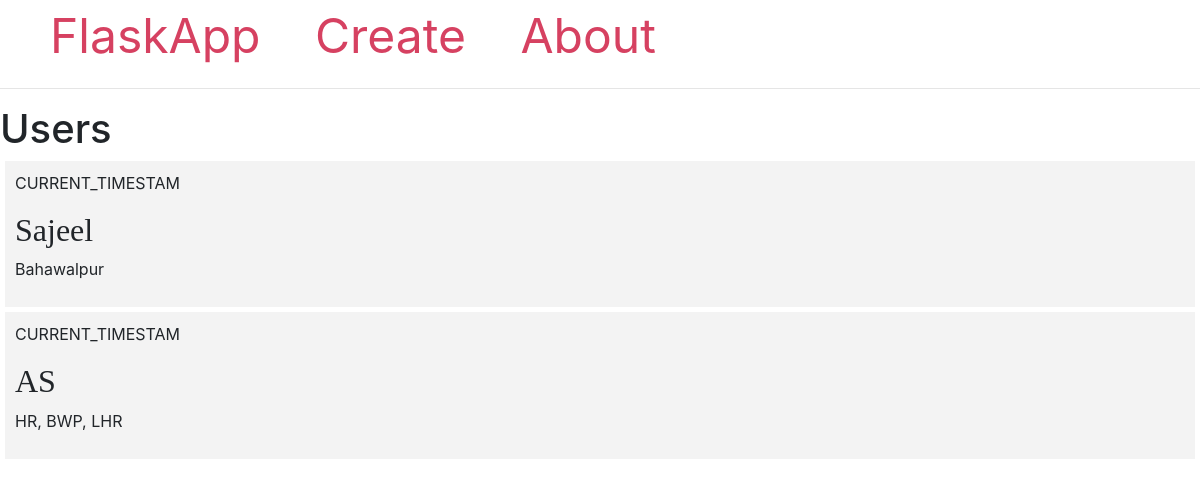
Page /home on the earlier database version.
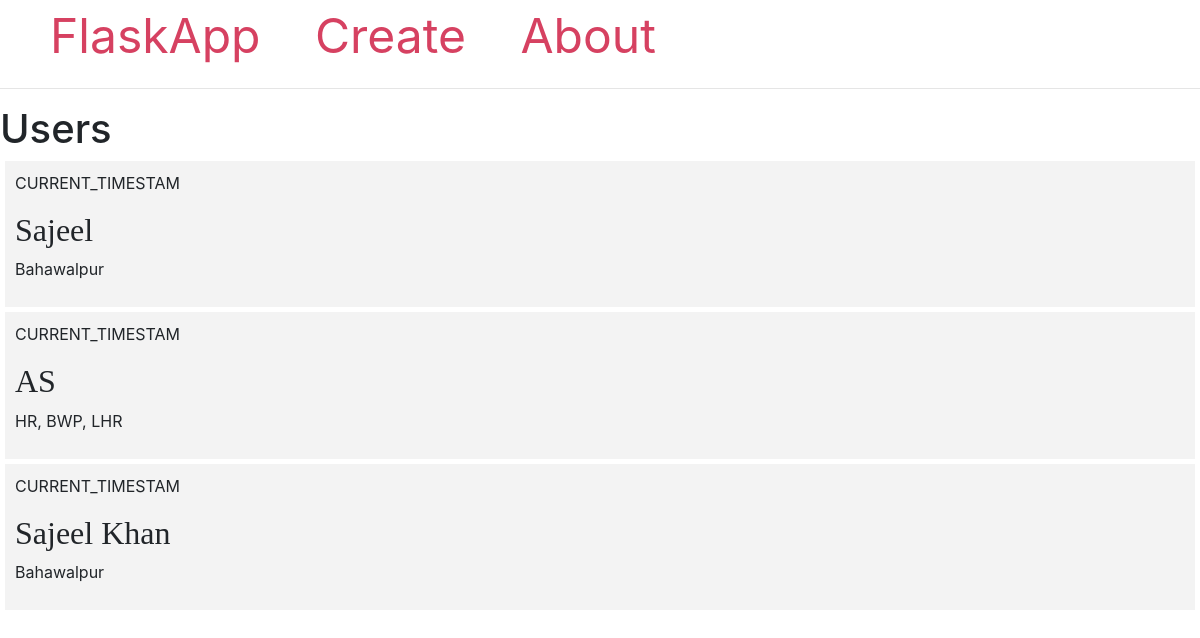
Same page on the later database version.
### tables this page shows
CREATE TABLE users (
    id INTEGER PRIMARY KEY AUTOINCREMENT,
    userName TEXT NOT NULL,
    city TEXT NOT NULL,
    created TIMESTAMP NOT NULL DEFAULT CURRENT_TIMESTAM
);

### app.py (the view)
@app.route("/home")
def home():
    conn = get_db_connection()
    users = conn.execute('SELECT * FROM users').fetchall()
    conn.close()
    return render_template("index.html", users=users)

### app.py (called while the page is built)
def get_db_connection():
    conn = sqlite3.connect('database.db')
    conn.row_factory = sqlite3.Row
    return conn

### TEMPLATES/index.html (shortened to what this page needs)
<!DOCTYPE html>
<html lang="en">
<head>
    <link rel="stylesheet" href="https://cdn.jsdelivr.net/npm/bootstrap@4.0.0/dist/css/bootstrap.min.css"
>
    <link rel="stylesheet" href="/Task2/STATIC/STYLES/style.css">
</head>
<body>
    {% extends 'base.html' %}
    {% block content %}
    <h1>{% block title %} Users {% endblock %}</h1>
    {% for user in users %}
        <div class='post'>
            <p>{{ user['created'] }}</p>
            <h2>{{ user['userName'] }}</h2>
            <p>{{ user['city'] }}</p>
        </div>
    {% endfor %}
    {% endblock %}

### TEMPLATES/base.html (shortened to what this page needs)
<!DOCTYPE html>
<html lang="en">
<head>
</head>
<body>
    <nav>
        <a href="{{ url_for('index') }}">FlaskApp</a>
        <a href="{{ url_for('create') }}">Create</a>
        <a href="#">About</a>
    </nav>
    <hr>
    <div class="content">
        {% block content %} {% endblock %}
    </div>
</body>
</html>

### STATIC/STYLES/style.css (style rules this page uses)
h2 { font-family: initial; }

### TEMPLATES/base.html (style rules this page uses)
.post { padding: 10px; margin: 5px; background-color: #f3f3f3 }
nav a { color: #d64161; font-size: 3em; margin-left: 50px; text-decoration: none; }

Differences in the rows shown:
added users: created "CURRENT_TIMESTAM", userName "Sajeel Khan", city "Bahawalpur"
